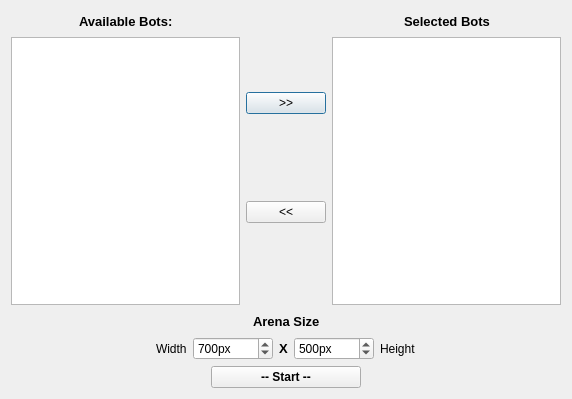
<?xml version="1.0" encoding="UTF-8"?>
<ui version="4.0">
 <class>Dialog</class>
 <widget class="QDialog" name="Dialog">
  <property name="geometry">
   <rect>
    <x>0</x>
    <y>0</y>
    <width>572</width>
    <height>399</height>
   </rect>
  </property>
  <property name="windowTitle">
   <string>Battle Selection</string>
  </property>
  <property name="windowIcon">
   <iconset>
    <normaloff>robocode/robotImages/smallgrey.png</normaloff>robocode/robotImages/smallgrey.png</iconset>
  </property>
  <property name="modal">
   <bool>false</bool>
  </property>
  <layout class="QVBoxLayout" name="verticalLayout_5">
   <item>
    <layout class="QHBoxLayout" name="horizontalLayout_6">
     <item>
      <layout class="QVBoxLayout" name="verticalLayout_3">
       <item>
        <layout class="QHBoxLayout" name="horizontalLayout">
         <item>
          <spacer name="horizontalSpacer_3">
           <property name="orientation">
            <enum>Qt::Horizontal</enum>
           </property>
           <property name="sizeHint" stdset="0">
            <size>
             <width>40</width>
             <height>20</height>
            </size>
           </property>
          </spacer>
         </item>
         <item>
          <widget class="QLabel" name="label">
           <property name="font">
            <font>
             <pointsize>10</pointsize>
             <weight>75</weight>
             <bold>true</bold>
            </font>
           </property>
           <property name="text">
            <string>Available Bots:</string>
           </property>
          </widget>
         </item>
         <item>
          <spacer name="horizontalSpacer_4">
           <property name="orientation">
            <enum>Qt::Horizontal</enum>
           </property>
           <property name="sizeHint" stdset="0">
            <size>
             <width>40</width>
             <height>20</height>
            </size>
           </property>
          </spacer>
         </item>
        </layout>
       </item>
       <item>
        <widget class="QListWidget" name="listWidget"/>
       </item>
      </layout>
     </item>
     <item>
      <layout class="QVBoxLayout" name="verticalLayout">
       <item>
        <widget class="QPushButton" name="pushButton">
         <property name="sizePolicy">
          <sizepolicy hsizetype="Fixed" vsizetype="Fixed">
           <horstretch>0</horstretch>
           <verstretch>0</verstretch>
          </sizepolicy>
         </property>
         <property name="text">
          <string>&gt;&gt;</string>
         </property>
        </widget>
       </item>
       <item>
        <widget class="QPushButton" name="pushButton_2">
         <property name="sizePolicy">
          <sizepolicy hsizetype="Fixed" vsizetype="Fixed">
           <horstretch>0</horstretch>
           <verstretch>0</verstretch>
          </sizepolicy>
         </property>
         <property name="text">
          <string>&lt;&lt;</string>
         </property>
        </widget>
       </item>
      </layout>
     </item>
     <item>
      <layout class="QVBoxLayout" name="verticalLayout_4">
       <item>
        <layout class="QHBoxLayout" name="horizontalLayout_5">
         <item>
          <spacer name="horizontalSpacer_7">
           <property name="orientation">
            <enum>Qt::Horizontal</enum>
           </property>
           <property name="sizeHint" stdset="0">
            <size>
             <width>40</width>
             <height>20</height>
            </size>
           </property>
          </spacer>
         </item>
         <item>
          <widget class="QLabel" name="label_2">
           <property name="font">
            <font>
             <pointsize>10</pointsize>
             <weight>75</weight>
             <bold>true</bold>
            </font>
           </property>
           <property name="text">
            <string>Selected Bots</string>
           </property>
          </widget>
         </item>
         <item>
          <spacer name="horizontalSpacer_8">
           <property name="orientation">
            <enum>Qt::Horizontal</enum>
           </property>
           <property name="sizeHint" stdset="0">
            <size>
             <width>40</width>
             <height>20</height>
            </size>
           </property>
          </spacer>
         </item>
        </layout>
       </item>
       <item>
        <widget class="QListWidget" name="listWidget_2"/>
       </item>
      </layout>
     </item>
    </layout>
   </item>
   <item>
    <layout class="QVBoxLayout" name="verticalLayout_2">
     <item>
      <layout class="QHBoxLayout" name="horizontalLayout_4">
       <item>
        <spacer name="horizontalSpacer_5">
         <property name="orientation">
          <enum>Qt::Horizontal</enum>
         </property>
         <property name="sizeHint" stdset="0">
          <size>
           <width>40</width>
           <height>20</height>
          </size>
         </property>
        </spacer>
       </item>
       <item>
        <widget class="QLabel" name="label_3">
         <property name="font">
          <font>
           <pointsize>10</pointsize>
           <weight>75</weight>
           <bold>true</bold>
          </font>
         </property>
         <property name="text">
          <string>Arena Size</string>
         </property>
        </widget>
       </item>
       <item>
        <spacer name="horizontalSpacer_6">
         <property name="orientation">
          <enum>Qt::Horizontal</enum>
         </property>
         <property name="sizeHint" stdset="0">
          <size>
           <width>40</width>
           <height>20</height>
          </size>
         </property>
        </spacer>
       </item>
      </layout>
     </item>
     <item>
      <layout class="QHBoxLayout" name="horizontalLayout_3">
       <item>
        <spacer name="horizontalSpacer_2">
         <property name="orientation">
          <enum>Qt::Horizontal</enum>
         </property>
         <property name="sizeHint" stdset="0">
          <size>
           <width>40</width>
           <height>20</height>
          </size>
         </property>
        </spacer>
       </item>
       <item>
        <layout class="QHBoxLayout" name="horizontalLayout_2">
         <item>
          <widget class="QLabel" name="label_5">
           <property name="text">
            <string>Width</string>
           </property>
          </widget>
         </item>
         <item>
          <widget class="QSpinBox" name="spinBox">
           <property name="suffix">
            <string>px</string>
           </property>
           <property name="minimum">
            <number>300</number>
           </property>
           <property name="maximum">
            <number>100000</number>
           </property>
           <property name="value">
            <number>700</number>
           </property>
          </widget>
         </item>
         <item>
          <widget class="QLabel" name="label_4">
           <property name="font">
            <font>
             <pointsize>10</pointsize>
             <weight>75</weight>
             <bold>true</bold>
            </font>
           </property>
           <property name="text">
            <string>X</string>
           </property>
          </widget>
         </item>
         <item>
          <widget class="QSpinBox" name="spinBox_2">
           <property name="suffix">
            <string>px</string>
           </property>
           <property name="minimum">
            <number>300</number>
           </property>
           <property name="maximum">
            <number>100000</number>
           </property>
           <property name="value">
            <number>500</number>
           </property>
          </widget>
         </item>
        </layout>
       </item>
       <item>
        <widget class="QLabel" name="label_6">
         <property name="text">
          <string>Height</string>
         </property>
        </widget>
       </item>
       <item>
        <spacer name="horizontalSpacer">
         <property name="orientation">
          <enum>Qt::Horizontal</enum>
         </property>
         <property name="sizeHint" stdset="0">
          <size>
           <width>40</width>
           <height>20</height>
          </size>
         </property>
        </spacer>
       </item>
      </layout>
     </item>
    </layout>
   </item>
   <item>
    <layout class="QHBoxLayout" name="horizontalLayout_7">
     <item>
      <spacer name="horizontalSpacer_9">
       <property name="orientation">
        <enum>Qt::Horizontal</enum>
       </property>
       <property name="sizeHint" stdset="0">
        <size>
         <width>40</width>
         <height>20</height>
        </size>
       </property>
      </spacer>
     </item>
     <item>
      <widget class="QPushButton" name="pushButton_3">
       <property name="sizePolicy">
        <sizepolicy hsizetype="Fixed" vsizetype="Fixed">
         <horstretch>0</horstretch>
         <verstretch>0</verstretch>
        </sizepolicy>
       </property>
       <property name="minimumSize">
        <size>
         <width>150</width>
         <height>0</height>
        </size>
       </property>
       <property name="font">
        <font>
         <weight>75</weight>
         <bold>true</bold>
        </font>
       </property>
       <property name="text">
        <string>-- Start --</string>
       </property>
      </widget>
     </item>
     <item>
      <spacer name="horizontalSpacer_10">
       <property name="orientation">
        <enum>Qt::Horizontal</enum>
       </property>
       <property name="sizeHint" stdset="0">
        <size>
         <width>40</width>
         <height>20</height>
        </size>
       </property>
      </spacer>
     </item>
    </layout>
   </item>
  </layout>
 </widget>
 <resources/>
 <connections/>
</ui>
